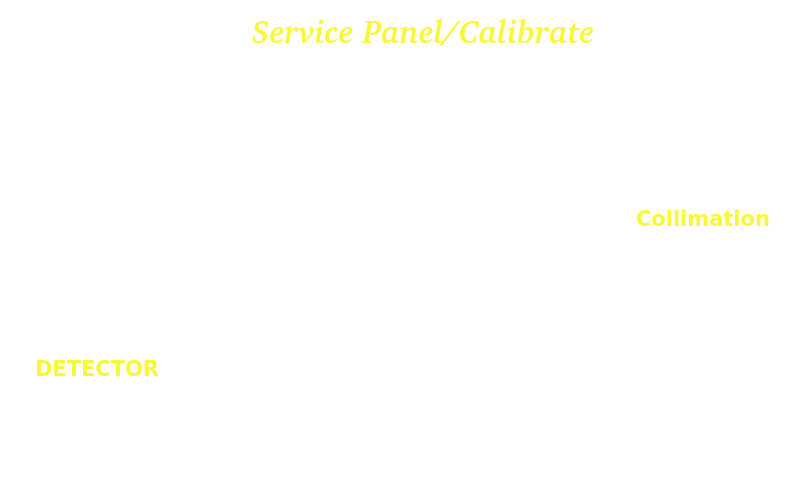
<?xml version="1.0" encoding="UTF-8"?>
<ui version="4.0">
 <class>CalibMenuObject</class>
 <widget class="QWidget" name="CalibMenuObject">
  <property name="geometry">
   <rect>
    <x>0</x>
    <y>0</y>
    <width>800</width>
    <height>480</height>
   </rect>
  </property>
  <property name="windowTitle">
   <string notr="true">Form</string>
  </property>
  <property name="toolTip">
   <string notr="true"/>
  </property>
  <property name="statusTip">
   <string notr="true"/>
  </property>
  <property name="whatsThis">
   <string notr="true"/>
  </property>
  <property name="accessibleName">
   <string notr="true"/>
  </property>
  <property name="accessibleDescription">
   <string notr="true"/>
  </property>
  <property name="styleSheet">
   <string notr="true">background-color:rgb(0,0,0,0);
background-image:url(://Service_Calib/Service_Calib/calib_menu.png);
border: 0px;</string>
  </property>
  <property name="windowFilePath">
   <string notr="true"/>
  </property>
  <widget class="QFrame" name="frame">
   <property name="geometry">
    <rect>
     <x>0</x>
     <y>0</y>
     <width>800</width>
     <height>480</height>
    </rect>
   </property>
   <property name="frameShape">
    <enum>QFrame::StyledPanel</enum>
   </property>
   <property name="frameShadow">
    <enum>QFrame::Raised</enum>
   </property>
   <widget class="QFrame" name="frame_2">
    <property name="geometry">
     <rect>
      <x>710</x>
      <y>5</y>
      <width>81</width>
      <height>76</height>
     </rect>
    </property>
    <property name="styleSheet">
     <string notr="true">background-color:rgb(0,0,0,0);
background-image:url(://transparent.png);

border-image:url(://Service_Calib/Service_Calib/calib_icon.png);
border: 0px;</string>
    </property>
    <property name="frameShape">
     <enum>QFrame::StyledPanel</enum>
    </property>
    <property name="frameShadow">
     <enum>QFrame::Raised</enum>
    </property>
   </widget>
   <widget class="QPushButton" name="exitButton">
    <property name="geometry">
     <rect>
      <x>0</x>
      <y>0</y>
      <width>111</width>
      <height>111</height>
     </rect>
    </property>
    <property name="text">
     <string notr="true"/>
    </property>
   </widget>
   <widget class="QPushButton" name="HVCalibButton">
    <property name="geometry">
     <rect>
      <x>195</x>
      <y>260</y>
      <width>120</width>
      <height>120</height>
     </rect>
    </property>
    <property name="styleSheet">
     <string notr="true">background-image:url(://Service_Calib/Service_Calib/HV_calib_icon.png);
</string>
    </property>
    <property name="text">
     <string notr="true"/>
    </property>
   </widget>
   <widget class="QPushButton" name="PositionCalibButton">
    <property name="geometry">
     <rect>
      <x>40</x>
      <y>110</y>
      <width>120</width>
      <height>120</height>
     </rect>
    </property>
    <property name="styleSheet">
     <string notr="true">background-image:url(://Service_Calib/Service_Calib/position_calib_icon.png);
</string>
    </property>
    <property name="text">
     <string notr="true"/>
    </property>
   </widget>
   <widget class="QPushButton" name="CompressionCalibButton">
    <property name="geometry">
     <rect>
      <x>240</x>
      <y>110</y>
      <width>120</width>
      <height>120</height>
     </rect>
    </property>
    <property name="styleSheet">
     <string notr="true">background-image:url(://Service_Calib/Service_Calib/force_calib_icon.png);
</string>
    </property>
    <property name="text">
     <string notr="true"/>
    </property>
   </widget>
   <widget class="QPushButton" name="FilterCalibButton">
    <property name="geometry">
     <rect>
      <x>440</x>
      <y>110</y>
      <width>120</width>
      <height>120</height>
     </rect>
    </property>
    <property name="styleSheet">
     <string notr="true">background-image:url(://Service_Calib/Service_Calib/filter_calib_icon.png);
</string>
    </property>
    <property name="text">
     <string notr="true"/>
    </property>
   </widget>
   <widget class="QPushButton" name="StarterCalibButton">
    <property name="geometry">
     <rect>
      <x>350</x>
      <y>260</y>
      <width>120</width>
      <height>120</height>
     </rect>
    </property>
    <property name="styleSheet">
     <string notr="true">background-image:url(://Service_Calib/Service_Calib/starter_calib_icon.png);
</string>
    </property>
    <property name="text">
     <string notr="true"/>
    </property>
   </widget>
   <widget class="QPushButton" name="ColliCalibButton">
    <property name="geometry">
     <rect>
      <x>640</x>
      <y>105</y>
      <width>120</width>
      <height>120</height>
     </rect>
    </property>
    <property name="styleSheet">
     <string notr="true">
border-image:url(://Service_Calib/Service_Calib/ColliCalib.png);
background-image: url(:/transparent.png);
</string>
    </property>
    <property name="text">
     <string notr="true"/>
    </property>
   </widget>
   <widget class="QLabel" name="serviceSetupDiagnosticLabel">
    <property name="geometry">
     <rect>
      <x>115</x>
      <y>10</y>
      <width>616</width>
      <height>41</height>
     </rect>
    </property>
    <property name="font">
     <font>
      <family>Bitstream Charter</family>
      <pointsize>24</pointsize>
      <weight>75</weight>
      <italic>true</italic>
      <bold>true</bold>
     </font>
    </property>
    <property name="styleSheet">
     <string notr="true">background-image:url(/transparent.png);
color: rgb(248, 248, 54);</string>
    </property>
    <property name="text">
     <string notr="true">Service Panel/Calibrate</string>
    </property>
    <property name="alignment">
     <set>Qt::AlignCenter</set>
    </property>
   </widget>
   <widget class="QPushButton" name="lenzePotCalibButton">
    <property name="geometry">
     <rect>
      <x>510</x>
      <y>265</y>
      <width>111</width>
      <height>111</height>
     </rect>
    </property>
    <property name="styleSheet">
     <string notr="true">border-image:url(://Service_Calib/Service_Calib/lenze_pot.png);
background-image:url(//transparent.png);</string>
    </property>
    <property name="text">
     <string notr="true"/>
    </property>
   </widget>
   <widget class="QFrame" name="frameDetector">
    <property name="geometry">
     <rect>
      <x>20</x>
      <y>250</y>
      <width>156</width>
      <height>136</height>
     </rect>
    </property>
    <property name="toolTip">
     <string notr="true"/>
    </property>
    <property name="statusTip">
     <string notr="true"/>
    </property>
    <property name="whatsThis">
     <string notr="true"/>
    </property>
    <property name="accessibleName">
     <string notr="true"/>
    </property>
    <property name="accessibleDescription">
     <string notr="true"/>
    </property>
    <property name="styleSheet">
     <string notr="true">background-image: url(:/transparent.png);</string>
    </property>
    <property name="frameShape">
     <enum>QFrame::StyledPanel</enum>
    </property>
    <property name="frameShadow">
     <enum>QFrame::Raised</enum>
    </property>
    <widget class="QPushButton" name="detectorButton">
     <property name="geometry">
      <rect>
       <x>15</x>
       <y>-5</y>
       <width>120</width>
       <height>120</height>
      </rect>
     </property>
     <property name="toolTip">
      <string notr="true"/>
     </property>
     <property name="statusTip">
      <string notr="true"/>
     </property>
     <property name="whatsThis">
      <string notr="true"/>
     </property>
     <property name="accessibleName">
      <string notr="true"/>
     </property>
     <property name="accessibleDescription">
      <string notr="true"/>
     </property>
     <property name="styleSheet">
      <string notr="true">
border-image: url(:/Sym/Sym/campi_front.png);
</string>
     </property>
     <property name="text">
      <string notr="true"/>
     </property>
    </widget>
    <widget class="QLabel" name="label">
     <property name="geometry">
      <rect>
       <x>15</x>
       <y>110</y>
       <width>126</width>
       <height>16</height>
      </rect>
     </property>
     <property name="font">
      <font>
       <family>DejaVu Sans</family>
       <pointsize>16</pointsize>
       <weight>75</weight>
       <bold>true</bold>
      </font>
     </property>
     <property name="toolTip">
      <string notr="true"/>
     </property>
     <property name="statusTip">
      <string notr="true"/>
     </property>
     <property name="whatsThis">
      <string notr="true"/>
     </property>
     <property name="accessibleName">
      <string notr="true"/>
     </property>
     <property name="accessibleDescription">
      <string notr="true"/>
     </property>
     <property name="styleSheet">
      <string notr="true">color: rgb(248, 248, 54);</string>
     </property>
     <property name="text">
      <string notr="true">DETECTOR</string>
     </property>
    </widget>
   </widget>
   <widget class="QPushButton" name="TiltCalibButton">
    <property name="geometry">
     <rect>
      <x>655</x>
      <y>255</y>
      <width>120</width>
      <height>120</height>
     </rect>
    </property>
    <property name="styleSheet">
     <string notr="true">
background-image:url(://Service_Calib/Service_Calib/zerosetting_menu.png);
</string>
    </property>
    <property name="text">
     <string notr="true"/>
    </property>
   </widget>
   <widget class="QLabel" name="label_2">
    <property name="geometry">
     <rect>
      <x>635</x>
      <y>210</y>
      <width>136</width>
      <height>16</height>
     </rect>
    </property>
    <property name="font">
     <font>
      <family>DejaVu Sans</family>
      <pointsize>16</pointsize>
      <weight>75</weight>
      <bold>true</bold>
     </font>
    </property>
    <property name="toolTip">
     <string notr="true"/>
    </property>
    <property name="statusTip">
     <string notr="true"/>
    </property>
    <property name="whatsThis">
     <string notr="true"/>
    </property>
    <property name="accessibleName">
     <string notr="true"/>
    </property>
    <property name="accessibleDescription">
     <string notr="true"/>
    </property>
    <property name="styleSheet">
     <string notr="true">color: rgb(248, 248, 54);
background-image: url(:/transparent.png);</string>
    </property>
    <property name="text">
     <string notr="true">Collimation</string>
    </property>
    <property name="alignment">
     <set>Qt::AlignCenter</set>
    </property>
   </widget>
  </widget>
 </widget>
 <resources/>
 <connections/>
</ui>
